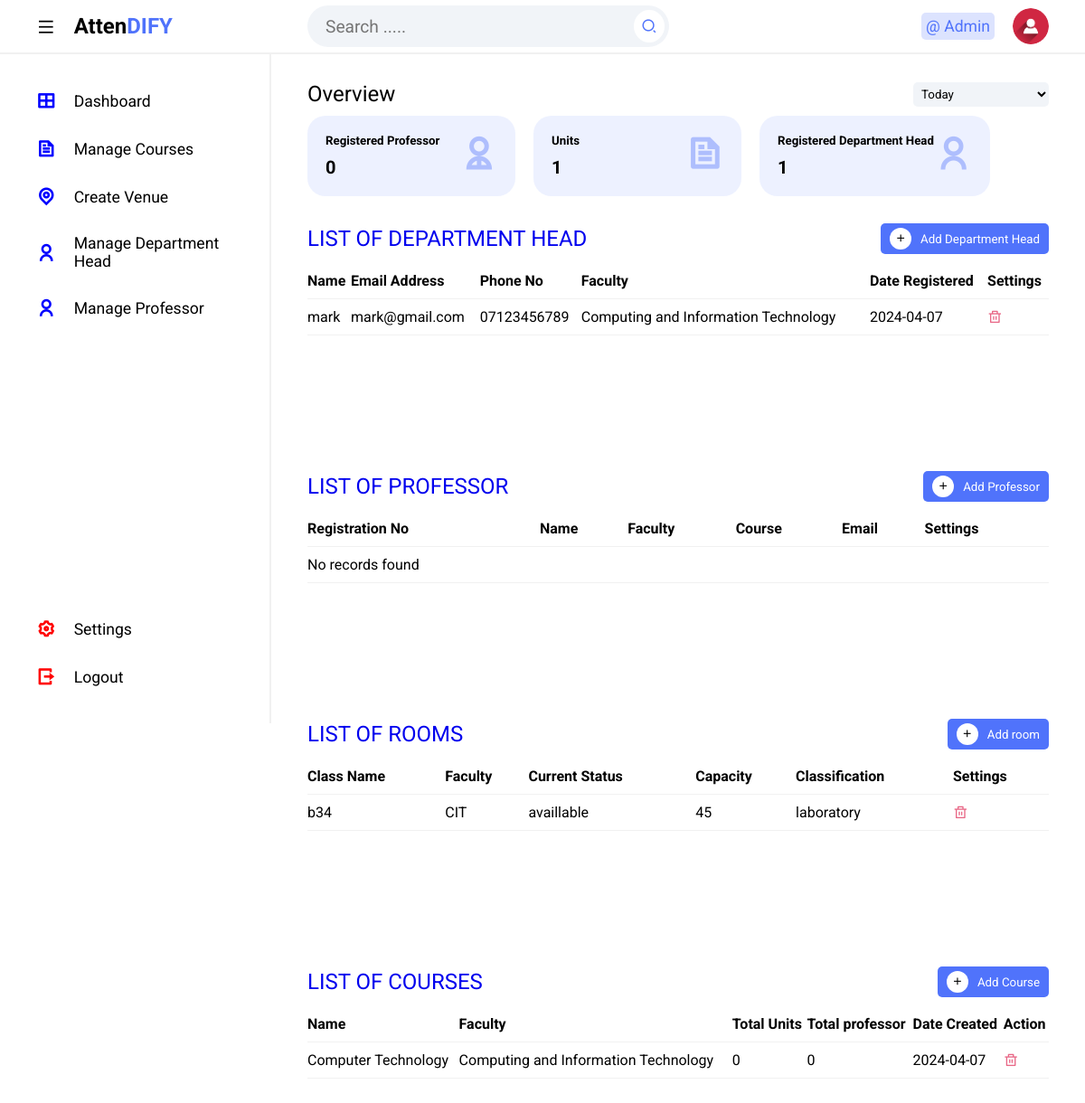
The app's page / (signed in) with its own data.
### tables this page shows
CREATE TABLE `tbldepthead` (
  `Id` int(10) NOT NULL,
  `firstName` varchar(255) NOT NULL,
  `lastName` varchar(255) NOT NULL,
  `emailAddress` varchar(255) NOT NULL,
  `password` varchar(255) NOT NULL,
  `phoneNo` varchar(50) NOT NULL,
  `facultyCode` varchar(50) NOT NULL,
  `dateCreated` varchar(50) NOT NULL
);

CREATE TABLE `tblfaculty` (
  `Id` int(10) NOT NULL,
  `facultyName` varchar(255) NOT NULL,
  `facultyCode` varchar(50) NOT NULL,
  `dateRegistered` date NOT NULL
);

CREATE TABLE `tblvenue` (
  `Id` int(10) NOT NULL,
  `className` varchar(50) NOT NULL,
  `facultyCode` varchar(50) NOT NULL,
  `currentStatus` varchar(50) NOT NULL,
  `capacity` int(10) NOT NULL,
  `classification` varchar(50) NOT NULL,
  `dateCreated` date NOT NULL
);

CREATE TABLE `tblcourse` (
  `Id` int(50) NOT NULL,
  `name` varchar(50) NOT NULL,
  `facultyID` int(50) NOT NULL,
  `dateCreated` date NOT NULL,
  `courseCode` varchar(50) NOT NULL
);

### resources/pages/administrator/home.php (the view, shortened to what this page needs)
<!DOCTYPE html>
<html lang="en">
<head>
    <link rel="stylesheet" href="resources/assets/css/styles.css">
    <link href="https://cdnjs.cloudflare.com/ajax/libs/remixicon/4.2.0/remixicon.css" rel="stylesheet">
</head>
<body>
    <?php include 'includes/topbar.php'; ?>
    <section class="main">
        <?php include 'includes/sidebar.php'; ?>
        <div class="main--content">
            <div class="overview">
                <div class="title">
                    <h2 class="section--title">Overview</h2>
                    <select name="date" id="date" class="dropdown">
                        <option value="today">Today</option>
                    </select>
                </div>
                <div class="cards">
                    <div class="card card-1">
                        <div class="card--data">
                            <div class="card--content">
                                <h5 class="card--title">Registered Professor</h5>
                                <h1><?php total_rows('tblprofessor') ?></h1>
                            </div>
                            <i class="ri-user-2-line card--icon--lg"></i>
                        </div>
                    </div>
                    <div class="card card-1">
                        <div class="card--data">
                            <div class="card--content">
                                <h5 class="card--title">Units</h5>
                                <h1><?php total_rows("tblunit") ?></h1>
                            </div>
                            <i class="ri-file-text-line card--icon--lg"></i>
                        </div>
                    </div>
                    <div class="card card-1">
                        <div class="card--data">
                            <div class="card--content">
                                <h5 class="card--title">Registered Department Head</h5>
                                <h1><?php total_rows('tbldepthead') ?></h1>
                            </div>
                            <i class="ri-user-line card--icon--lg"></i>
                        </div>
                    </div>
                </div>
            </div>
            <div class="table-container">
                <a href="manage-depthead" style="text-decoration:none;">
                    <div class="title">
                        <h2 class="section--title">LIST OF DEPARTMENT HEAD</h2>
                        <button class="add"><i class="ri-add-line"></i>Add Department Head</button>
                    </div>
                </a>
                <div class="table">
                    <table>
                        <thead>
                            <tr>
                                <th>Name</th>
                                <th>Email Address</th>
                                <th>Phone No</th>
                                <th>Faculty</th>
                                <th>Date Registered</th>
                                <th>Settings</th>
                            </tr>
                        </thead>
                        <tbody>
                            <tr>
                                <?php
                                $sql = "SELECT l.*, f.facultyName
                         FROM tbldepthead l
                         LEFT JOIN tblfaculty f ON l.facultyCode = f.facultyCode";
                                $stmt = $pdo->query($sql);
                                $result = $stmt->fetchAll(PDO::FETCH_ASSOC);
                                if ($result) {
                                    foreach ($result as $row) {
                                        echo "<tr id='rowdepthead{$row["Id"]}'>";
                                        echo "<td>" . $row["firstName"] . "</td>";
                                        echo "<td>" . $row["emailAddress"] . "</td>";
                                        echo "<td>" . $row["phoneNo"] . "</td>";
                                        echo "<td>" . $row["facultyName"] . "</td>";
                                        echo "<td>" . $row["dateCreated"] . "</td>";
                                        echo "<td><span><i class='ri-delete-bin-line delete' data-id='{$row["Id"]}' data-name='depthead'></i></span></td>";
                                        echo "</tr>";
                                    }
                                } else {
                                    echo "<tr><td colspan='6'>No records found</td></tr>";
                                }
                                ?>
                        </tbody>
                    </table>
                </div>
            </div>
            <div class="table-container">
                <a href="manage-professor" style="text-decoration:none;">
                    <div class="title">
                        <h2 class="section--title">LIST OF PROFESSOR</h2>
                        <button class="add"><i class="ri-add-line"></i>Add Professor</button>
                    </div>
                </a>
                <div class="table">
                    <table>
                        <thead>
                            <tr>
                                <th>Registration No</th>
                                <th>Name</th>
                                <th>Faculty</th>
                                <th>Course</th>
                                <th>Email</th>
                                <th>Settings</th>
                            </tr>
                        </thead>
                        <tbody>
                            <?php
                            $sql = "SELECT * FROM tblprofessor";
                            $stmt = $pdo->query($sql);
                            $result = $stmt->fetchAll(PDO::FETCH_ASSOC);
                            if ($result) {
                                foreach ($result as $row) {
                                    echo "<tr id='rowprofessor{$row["Id"]}'>";
                                    echo "<td>" . $row["registrationNumber"] . "</td>";
                                    echo "<td>" . $row["firstName"] . "</td>";
                                    echo "<td>" . $row["faculty"] . "</td>";
                                    echo "<td>" . $row["courseCode"] . "</td>";
                                    echo "<td>" . $row["email"] . "</td>";
                                    echo "<td><span><i class='ri-delete-bin-line delete' data-id='{$row["Id"]}' data-name='professor'></i></span></td>";
                                    echo "</tr>";
                                }
                            } else {
                                echo "<tr><td colspan='6'>No records found</td></tr>";
                            }
                            ?>
                        </tbody>
                    </table>
                </div>
            </div>
            <div class="table-container">
                <a href="create-venue" style="text-decoration:none;">
                    <div class="title">
                        <h2 class="section--title">LIST OF ROOMS</h2>
                        <button class="add"><i class="ri-add-line"></i>Add room</button>
                    </div>
                </a>
                <div class="table">
                    <table>
                        <thead>
                            <tr>
                                <th>Class Name</th>
                                <th>Faculty</th>
                                <th>Current Status</th>
                                <th>Capacity</th>
                                <th>Classification</th>
                                <th>Settings</th>
                            </tr>
                        </thead>
                        <tbody>
                            <?php
                            $sql = "SELECT * FROM tblvenue";
                            $stmt = $pdo->query($sql);
                            $result = $stmt->fetchAll(PDO::FETCH_ASSOC);
                            if ($result) {
                                foreach ($result as $row) {
                                    echo "<tr id='rowvenue{$row["Id"]}'>";
                                    echo "<td>" . $row["className"] . "</td>";
                                    echo "<td>" . $row["facultyCode"] . "</td>";
                                    echo "<td>" . $row["currentStatus"] . "</td>";
                                    echo "<td>" . $row["capacity"] . "</td>";
                                    echo "<td>" . $row["classification"] . "</td>";
                                    echo "<td><span><i class='ri-delete-bin-line delete' data-id='{$row["Id"]}' data-name='venue'></i></span></td>";
                                    echo "</tr>";
                                }
                            } else {
                                echo "<tr><td colspan='6'>No records found</td></tr>";
                            } ?>
                        </tbody>
                    </table>
                </div>
            </div>
            <div class="table-container">
                <a href="manage-course" style="text-decoration:none;">
                    <div class="title">
                        <h2 class="section--title">LIST OF COURSES</h2>
                        <button class="add"><i class="ri-add-line"></i>Add Course</button>
                    </div>
                </a>
                <div class="table">
                    <table>
                        <thead>
                            <tr>
                                <th>Name</th>
                                <th>Faculty</th>
                                <th>Total Units</th>
                                <th>Total professor</th>
                                <th>Date Created</th>
                                <th>Action</th>
                            </tr>
                        </thead>
                        <tbody>
                            <?php
                            $sql = "SELECT
                        c.name AS course_name,c.Id AS Id,
                        c.facultyID AS faculty,
                        f.facultyName AS faculty_name,
                        COUNT(u.ID) AS total_units,
                        COUNT(DISTINCT s.Id) AS total_professor,
                        c.dateCreated AS date_created
                        FROM tblcourse c
                        LEFT JOIN tblunit u ON c.ID = u.courseID
                        LEFT JOIN tblprofessor s ON c.courseCode = s.courseCode
                        LEFT JOIN tblfaculty f on c.facultyID=f.Id
                        GROUP BY c.ID";
                            $stmt = $pdo->query($sql);
                            $result = $stmt->fetchAll(PDO::FETCH_ASSOC);
                            if ($result) {
                                foreach ($result as $row) {
                                    echo "<tr id='rowcourse{$row["Id"]}'>";
                                    echo "<td>" . $row["course_name"] . "</td>";
                                    echo "<td>" . $row["faculty_name"] . "</td>";
                                    echo "<td>" . $row["total_units"] . "</td>";
                                    echo "<td>" . $row["total_professor"] . "</td>";
                                    echo "<td>" . $row["date_created"] . "</td>";
                                    echo "<td><span><i class='ri-delete-bin-line delete' data-id='{$row["Id"]}' data-name='course'></i></span></td>";
                                    echo "</tr>";
                                }
                            } else {
                                echo "<tr><td colspan='6'>No records found</td></tr>";
                            }
                            ?>
                        </tbody>
                    </table>
                </div>
            </div>
        </div>
    </section>
</body>
</html>

### records on screen
tbldepthead: firstName "mark", emailAddress "mark@gmail.com", phoneNo "07123456789", tblfaculty.facultyName "Computing and Information Technology", dateCreated "2024-04-07"
tblvenue: className "b34", facultyCode "CIT", currentStatus "availlable", capacity "45", classification "laboratory"
tblcourse: name "Computer Technology", facultyID.facultyName "Computing and Information Technology", total_units "0", total_professor "0", dateCreated "2024-04-07"

### other values on screen
$logged_in->name "Admin"
$total_rows "0 1 1"
